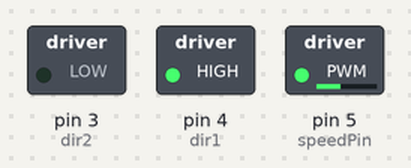
This sketch was run on a simulated Arduino Uno, built with avr-gcc and run on an emulated ATmega328P. On the bench: switched loads named in the sketch (green lamp = pin HIGH).

Above: at 0.1 s.
Timing chart, 0 to 1.6 s (numbered marks = the images above):
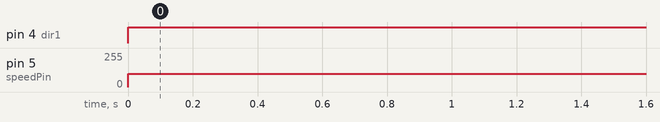

The sketch:

DCMotor.ino
```cpp
//Guidence how does the L293D DC Motor driver runs https://wiki-content.arduino.cc/documents/datasheets/H-bridge_motor_driver.PDF
/*
          1 EN1   -||-  16  v+
          2 IN1   -||-  15  IN4
          3 OUT1  -||-  14  OUT4
          4 0V    -||-  13  0V
          5 0V    -||-  12  0V
          6 OUT2  -||-  11  OUT3
          7 IN2   -||-  10  IN3
          8 VS    -||-  9   EN2

      1 => Controls speed. Analog Write
      2, 7 => Directions. 2 High 7 Low one direction. 2 Low 7 Hight to Other direction
      3,6 => Connects to Motor
      4,5 => Ground
      8 => Positive Voltage
*/

int speedPin = 5;   //PWM EN1
int dir1 = 4;       //IN1
int dir2 = 3;       //IN2
int speed = 100;    // Between 0 - 255


void setup() {
  // put your setup code here, to run once:
  pinMode(speedPin, OUTPUT);
  pinMode(dir1, OUTPUT);
  pinMode(dir2, OUTPUT);
}

void loop() {
  // put your main code here, to run repeatedly:
  digitalWrite(dir1, HIGH);
  digitalWrite(dir2, LOW);
  analogWrite(speedPin, speed);
}
```

Measured:
- by itself, pin 4 (dir1): LOW → HIGH at 0.00 s
- by itself, pin 5 (speedPin): 0/255 → 100/255 at 0.00 s
